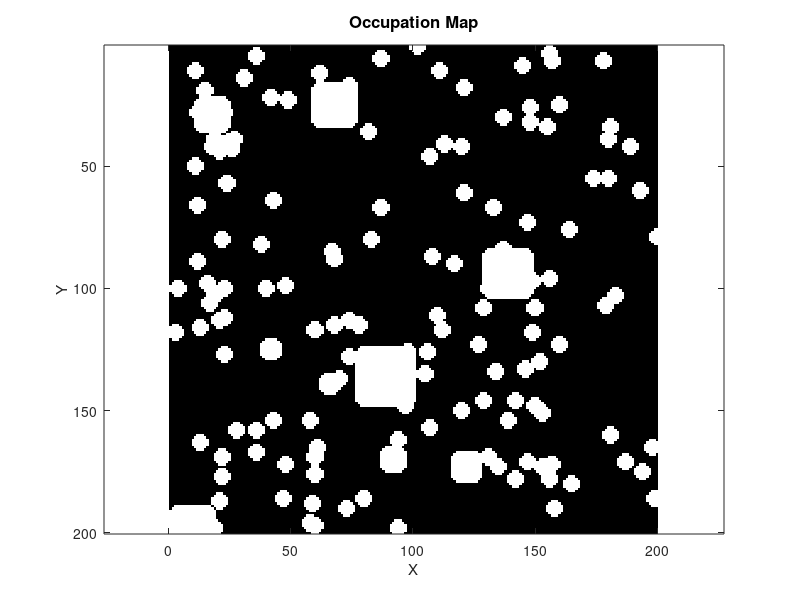

Recreate this plot in MATLAB. (Note: this script raises an error after producing the figure.)
clear;
clc;
close all;

filas = 200;
columnas = 200;

% Punto para iniciar la traj.
punto_x = 20;  % columna
punto_y = 22; % fila
files_folder = "C:\Users\alvar\OneDrive\Desktop\My code\repositorios\TFM_Code\fast_marching-master\functions\Archivos";
main_folder = "C:\Users\alvar\OneDrive\Desktop\My code\repositorios\TFM_Code\fast_marching-master\functions\Ver_Resultados";
maps_folder = "C:\Users\alvar\OneDrive\Desktop\My code\repositorios\TFM_Code\fast_marching-master\functions\Mapas";

%% Mapa Original
cd(maps_folder);
file = fopen('MAP_4_200_200.txt','r');

matriz_vel = zeros(filas, columnas); 

% Leer los datos línea por línea y almacenarlos en la matriz
for i = 1:filas
    linea = fgetl(file); % Leer una línea del archivo como string
    if ischar(linea)
        line = sscanf(linea, '%f')';
        matriz_vel(i, :) = sscanf(linea, '%f')'; % Convertir la línea a números y almacenarla
    else
        error('Se alcanzó el final del archivo antes de leer todas las filas.');
    end
end

% Cerrar el archivo
fclose(file);
cd(main_folder);

% Crear figura
figure;

% Usar colormap en escala de grises
colormap(gray);  % Usar escala de grises: negro (0) a blanco (1)

% Mostrar el mapa
imagesc(matriz_vel);
axis equal;  % Mantener proporciones cuadradas
%colorbar;
%clim([0 1]);  % Ajustar límites de color entre 0 y 1

% Etiquetas y título
title('Occupation Map', 'FontSize', 12);
xlabel('X', 'FontSize', 11);
ylabel('Y', 'FontSize', 11);
set(gca, 'FontSize', 10);

%% Mapa de velocidades
cd(files_folder);
file = fopen('velocities_map.txt','r');

%solo sumar filas y columnas si no se usan planners
%filas = filas + 2;
%columnas = columnas + 2;
matriz_vel = zeros(filas, columnas); 

% Leer los datos línea por línea y almacenarlos en la matriz
for i = 1:filas
    linea = fgetl(file); % Leer una línea del archivo como string
    if ischar(linea)
        line = sscanf(linea, '%f')';
        matriz_vel(i, :) = sscanf(linea, '%f')'; % Convertir la línea a números y almacenarla
    else
        error('Se alcanzó el final del archivo antes de leer todas las filas.');
    end
end

% Cerrar el archivo
fclose(file);
cd(main_folder);

% Crear figura
figure;

% Usar colormap en escala de grises
colormap(gray);  % Usar escala de grises: negro (0) a blanco (1)

% Mostrar el mapa
imagesc(matriz_vel);
axis equal;  % Mantener proporciones cuadradas
colorbar;
clim([0 1]);  % Ajustar límites de color entre 0 y 1

% Etiquetas y título
title('Velocities Map', 'FontSize', 12);
xlabel('X', 'FontSize', 11);
ylabel('Y', 'FontSize', 11);
set(gca, 'FontSize', 10);


%% Mapa de tiempos
cd(files_folder);
file = fopen('times_map.txt','r');

matriz_tiempos = zeros(filas, columnas); 

% Leer los datos línea por línea y almacenarlos en la matriz
for i = 1:filas
    linea = fgetl(file); % Leer una línea del archivo como string
    if ischar(linea)
        line = sscanf(linea, '%f')';
        matriz_tiempos(i, :) = sscanf(linea, '%f')'; % Convertir la línea a números y almacenarla
    else
        error('Se alcanzó el final del archivo antes de leer todas las filas.');
    end
end

% Cerrar el archivo
fclose(file);

cd(main_folder);

%% Mapa de tiempos visualization

umbralMax = 200; 

% Crear una copia de la matriz con valores limitados a 200
matrizClipped = matriz_tiempos;  
matrizClipped(matriz_tiempos > umbralMax) = umbralMax; 
% Graficar la matriz con imágenes de escala de colores
% ...existing code...


% Create figure for time map
figure;

% Mostrar el mapa
imagesc(matrizClipped);
colorbar;
colormap(jet);
clim([0 200]);

% Etiquetas y título
title('Times Map', 'FontSize', 12);
xlabel('X', 'FontSize', 11);
ylabel('Y', 'FontSize', 11);
set(gca, 'FontSize', 10);
axis equal;

%% Trayectoria 
cd(files_folder);
traj_data = load('trajectory.txt');
cd(main_folder);

% Extract coordinates
traj_x = traj_data(:,1) + 1;
traj_y = traj_data(:,2) + 1;

% Convert to double if necessary
traj_x = double(traj_x);
traj_y = double(traj_y);

hold on;

% Plot path line
plot(traj_x, traj_y, 'w-', 'LineWidth', 2);

% Plot waypoints
plot(traj_x(2:end-1), traj_y(2:end-1), 'w.', 'MarkerSize', 10);

% Plot start point (green) and end point (red)
plot(traj_x(1), traj_y(1), 'go', 'MarkerSize', 15, 'LineWidth', 2);
plot(traj_x(end), traj_y(end), 'ro', 'MarkerSize', 15, 'LineWidth', 2);

% Add legend
legend('Path', 'Waypoints', 'Start', 'Goal', 'Location', 'southeast');

hold off;



%[Fy,Fx,Fz]=pointmin(matriz_tiempos);
% After loading time map and before gradient visualization

%% Load gradient components
cd(files_folder);
gradient_x_file = fopen('gradient_x.txt', 'r');
gradient_y_file = fopen('gradient_y.txt', 'r');

Fx = zeros(filas, columnas);
Fy = zeros(filas, columnas);

% Read gradient x component
for i = 1:filas
    linea = fgetl(gradient_x_file);
    if ischar(linea)
        Fx(i, :) = sscanf(linea, '%f')';
    else
        error('Error reading gradient_x file');
    end
end

% Read gradient y component
for i = 1:filas
    linea = fgetl(gradient_y_file);
    if ischar(linea)
        Fy(i, :) = sscanf(linea, '%f')';
    else
        error('Error reading gradient_y file');
    end
end

fclose(gradient_x_file);
fclose(gradient_y_file);
cd(main_folder);
% After existing time map visualization
% Create new figure for gradient field visualization
figure;
imagesc(matrizClipped);
hold on;

% Create grid for quiver plot
[X, Y] = meshgrid(1:columnas, 1:filas);

% Downsample for better visualization (adjust skip value as needed)
skip = 1;  % Show an arrow every 2 points
X = X(1:skip:end, 1:skip:end);
Y = Y(1:skip:end, 1:skip:end);
Fx_down = Fx(1:skip:end, 1:skip:end);
Fy_down = Fy(1:skip:end, 1:skip:end);

% Plot vector field
quiver(X, Y, Fx_down, Fy_down, 2, 'w', 'LineWidth', 1.5);

% Adjust colormap and limits
colormap(jet);
clim([min(matriz_tiempos(:)), umbralMax]);
colorbar;


% Add to legend
legend('Gradient field', 'Location', 'southeast');

% Add labels and title
title('Mapa de tiempos con campo de gradiente');
xlabel('X');
ylabel('Y');
axis equal;

hold off;
